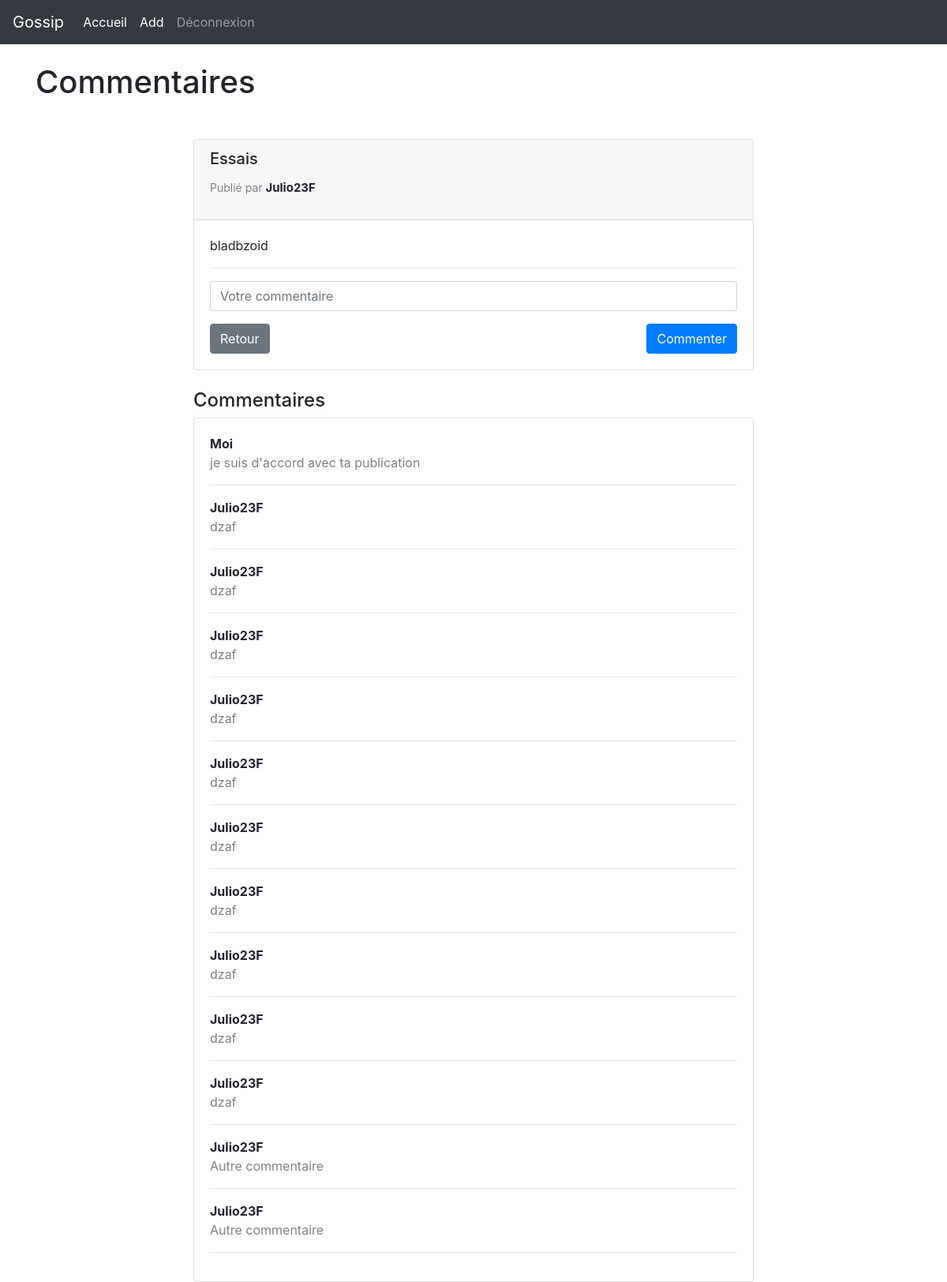
The app's page /home/essais/ (signed in) with its own data.
### add/models.py (models this page shows)
class Gossip(models.Model):
    title = models.CharField(max_length=150)
    content = models.TextField()
    user = models.ForeignKey(AUTH_USER_MODEL, on_delete=models.CASCADE)
    slug = models.SlugField()
    def __str__(self):
        return f"{self.title} publié par {self.user}"

class Comment(models.Model):
    content = models.TextField()
    user = models.ForeignKey(User, on_delete=models.CASCADE)
    gossip = models.ForeignKey(Gossip, on_delete=models.CASCADE)
    def __str__(self):
        return f"{self.gossip} : {self.content} commenté par {self.user}"

### accounts/models.py (models this page shows)
class User(AbstractUser):
    pass

### pub/views.py (the view)
# urls.py: path("<str:slug>/", views.comment, name="comment"),
def comment(request, slug):
    gossip = Gossip.objects.get(slug = slug)
    comments = Comment.objects.filter(gossip = gossip)
    print(comments)
    if request.method == "POST":
        content = request.POST.get("content")
        comment = Comment(content = content, user = request.user, gossip = gossip)
        comment.save()
    return render(request, "comment.html", {"gossip" : gossip, "comments" : comments})

### pub/templates/comment.html (shortened to what this page needs)
{% extends 'base.html' %}
{% block content %}
    <h1>Commentaires</h1>
    <div class="container mt-5">
        <div class="row justify-content-center">
            <div class="col-md-8">
                <div class="card">
                    <div class="card-header">
                        <h5 class="card-title">{{ gossip.title }}</h5>
                        <p>
                            <span style="color: gray; font-size: 14px">
                                Publié par
                            </span>
                            <span style="font-weight: bold; font-size: 15px">
                                {{gossip.user}}
                            </span>
                        </p>
                    </div>
                    <div class="card-body">
                        <p class="card-text">{{ gossip.content }}</p>
                        <hr>
                        <form method="POST">
                            <div class="form-group">
                                <input id="content" name="content" type="text" class="form-control" placeholder="Votre commentaire">
                            </div>
                            <div class="d-flex justify-content-between">
                                <a href="{% url 'home' %}" class="btn btn-secondary">Retour</a>
                                <button type="submit" class="btn btn-primary">Commenter</button>
                            </div>
                        </form>
                    </div>
                </div>
                <br>
                <h4>Commentaires</h4>
                <div class="card">
                    <div class="card-body">
                        {% for comment in comments %}
                            <span style="font-size: 16px; font-weight: bolder;">{{comment.user}}</span>
                            <p class="card-text" style="color: gray">{{ comment.content }}</p>
                            <hr>
                        {% endfor %}
                    </div>
                </div>
            </div>
        </div>
    </div>
{% endblock %}

### records on screen
Gossip: title "Essais", user "Julio23F", content "bladbzoid"
Comment: user "Moi", content "je suis d'accord avec ta publication"
Comment: user "Julio23F", content "dzaf"
Comment: user "Julio23F", content "dzaf"
Comment: user "Julio23F", content "dzaf"
Comment: user "Julio23F", content "dzaf"
Comment: user "Julio23F", content "dzaf"
Comment: user "Julio23F", content "dzaf"
Comment: user "Julio23F", content "dzaf"
Comment: user "Julio23F", content "dzaf"
Comment: user "Julio23F", content "dzaf"
Comment: user "Julio23F", content "dzaf"
Comment: user "Julio23F", content "Autre commentaire"
Comment: user "Julio23F", content "Autre commentaire"
